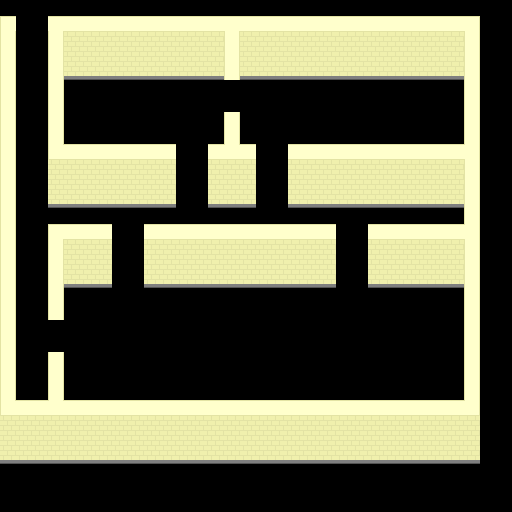

The image is a tile-based game level rendered from a .tmx file. Its description and source (layers, tilesets, objects; grid data summarised) follow:
An orthogonal 32x32 tile map with 16x16 px tiles, 2 tile layers (Tile Layer 2, Tile Layer 1), 2 tilesets.

<map version="1.0" orientation="orthogonal" renderorder="right-down" width="32" height="32" tilewidth="16" tileheight="16" nextobjectid="1">
 <tileset firstgid="1" source="Front_wall.tsx" />
 <tileset firstgid="7" source="Top_Wall.tsx" />
 <layer name="Tile Layer 2" width="32" height="32">
  <properties>
   <property name="unity:layer" value="underwall" />
   <property name="unity:sortingLayerName" value="underwall" />
  </properties>
  <data>[1024 cells, 22 non-empty, 3 distinct tile ids]</data>
 </layer>
 <layer name="Tile Layer 1" width="32" height="32">
  <properties>
   <property name="unity:layer" value="wall" />
   <property name="unity:sortingLayerName" value="wall" />
  </properties>
  <data>[1024 cells, 145 non-empty, 10 distinct tile ids]</data>
 </layer>
</map>